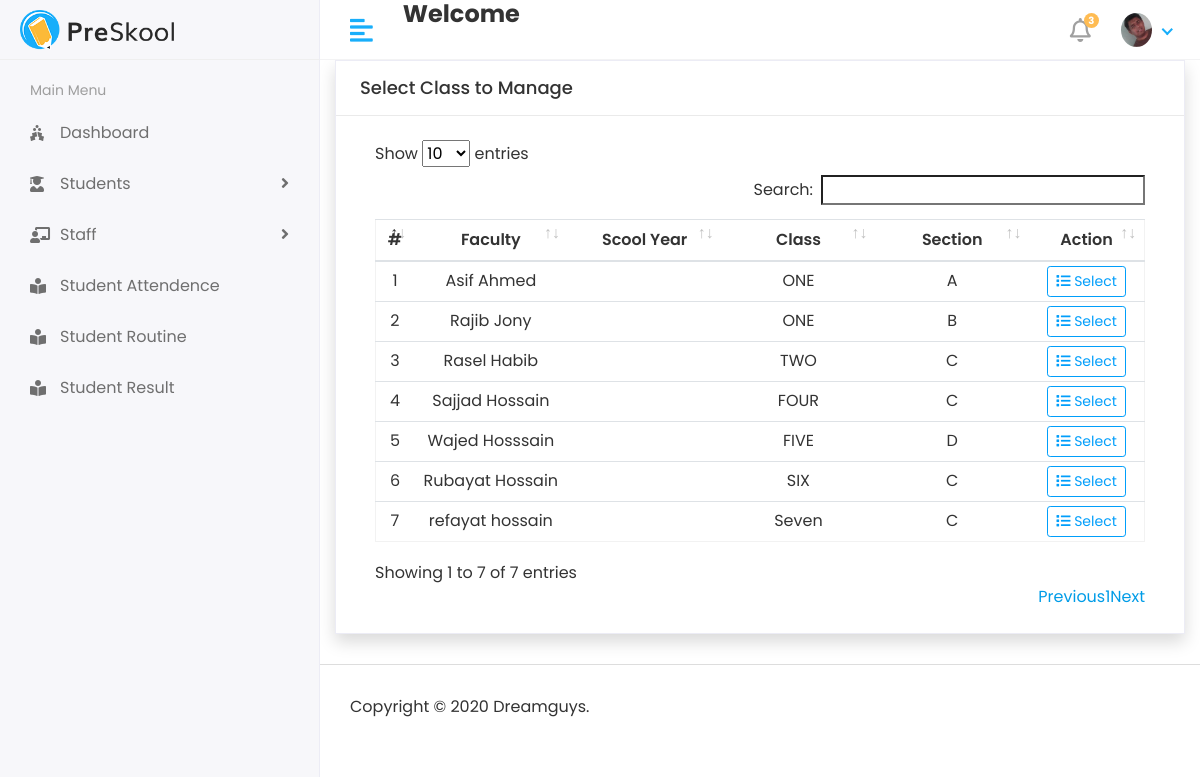
Screenshot of /attendance_class (signed in) with the database file from the repository.
### apps/Students/models/models.py (models this page shows, shortened)
class Class(models.Model):
    assigned_faculty = models.ForeignKey(Staff, on_delete=models.DO_NOTHING)
    assigned_section = models.ForeignKey(Section, on_delete=models.DO_NOTHING)
    name = models.CharField(max_length=250)
    def today(self):
        return  date.today()

class Section(models.Model):
    name = models.CharField(max_length=200)
    active= models.BooleanField(default=True)
    created_at = models.DateTimeField(auto_now_add=True)
    updated_at = models.DateTimeField(auto_now=True)

### apps/Staffs/models.py (models this page shows, shortened)
class Staff(models.Model):
    admin = models.OneToOneField(CustomUser,on_delete=models.CASCADE)
    address = models.TextField()
    gender = models.CharField(max_length=100)
    active= models.BooleanField(default=True)
    created_at = models.DateTimeField(auto_now_add=True)
    updated_at = models.DateTimeField(auto_now=True)

### apps/users/models/models.py (models this page shows)
class CustomUser(AbstractUser):
    USER = (
        (1,'Admin'),
        (2,'STAFF'),
        (3,'STUDENT'),
    )
    user_type = models.CharField(choices=USER,max_length=50,default=1)
    profile_pic = models.ImageField(upload_to='media/profile_pic')

### apps/Students/views.py (the view)
# urls.py: path('attendance_class',attendance_class,name='attendance-class'),
@login_required
def attendance_class(request):
    if request.user.user_type == '1':
        classes = Class.objects.all()
    else:
        classes = Class.objects.filter(assigned_faculty = request.user.id).all()
    context['page_title'] = "Attendance Management"
    context['classes'] = classes
    return render(request, 'Attendance/attendance_class.html',context)

### apps/Students/templates/Attendance/attendance_class.html (shortened to what this page needs)
{% extends 'base/base.html' %} {% block content %}
<div class="col-lg-12 col-md-12 col-sm-12 col-xs-12">
    <div class="card card-default rounded-0 shadow ">
        <div class="card-header">
            <div class="d-flex w-100 align-items-center justify-content-between">
                <h4 class="card-title fw-bold">Select Class to Manage</h4>
            </div>
        </div>
        <div class="card-body">
            <div class="container-fluid">
                <table id="table_id" class="table table-hover table-center mb-0 ">
                    <colgroup>
                        <col width="5%">
                        <col width="20%">
                        <col width="20%">
                        <col width="20%">
                        <col width="20%">
                        <col width="15%">
                    </colgroup>
                    <thead>
                        <tr class="bg-gradient bg-opacity-50 ">
                            <th class="px-2 py-2 text-center">#</th>
                            <th class="px-2 py-2 text-center">Faculty</th>
                            <th class="px-2 py-2 text-center">Scool Year</th>
                            <th class="px-2 py-2 text-center">Class</th>
                            <th class="px-2 py-2 text-center">Section</th>
                            <th class="px-2 py-2 text-center">Action</th>
                        </tr>
                    </thead>
                    <tbody>
                        {% for class in classes %}
                        <tr>
                            <td class="px-2 py-1 align-middle text-center">{{ class.id }}</td>
                            <td class="px-2 py-1 align-middle text-center">{{ class.assigned_faculty.admin.first_name }} {{ class.assigned_faculty.admin.last_name }}</td>
                            <td class="px-2 py-1 align-middle text-center">{{ class.school_year }}</td>
                            <td class="px-2 py-1 align-middle text-center">{{ class.name }}</td>
                            <td class="px-2 py-1 align-middle text-center">{{ class.assigned_section.name }}</td>
                            <td class="px-2 py-1 align-middle text-center">
                                <a class="btn btn-outline-info btn-sm" href="{% url 'attendance-page-date' class.pk class.assigned_section.id class.assigned_faculty.id class.today %}" title="View">
                                    <i class="fa fa-list"></i> Select
                                </a>
                            </td>
                        </tr>
                        {% endfor %}
                    </tbody>
                </table>
            </div>
        </div>
    </div>
</div>
{% endblock content %}

### apps/SchoolManagementSystemModules/static/css/style.css (style rules this page uses)
html { height: 100%; }
body { background-color: #fff; color: #333; font-family: 'Poppins', sans-serif; font-size: 1rem; height: 100%; line-height: 1.5; overflow-x: hidden; }
h1, h2, h3, h4, h5, h6 { font-family: 'Poppins', sans-serif; margin-top: 0; }
a { color: #009ce7; }
input, button, a { transition: all 0.4s ease; -moz-transition: all 0.4s ease; -o-transition: all 0.4s ease; -ms-transition: all 0.4s ease; -webkit-transition: all 0.4s ease; }
.table { color: #333; max-width: 100%; margin-bottom: 0; width: 100%; }
.table.dataTable { border-collapse: collapse !important; border: 1px solid rgba(0, 0, 0, 0.05); }
.table thead tr th { font-weight: 600; }
.table tbody tr { border-bottom: 1px solid rgba(0, 0, 0, 0.05); }
.table.table-center td, .table.table-center th { vertical-align: middle; }
.btn-outline-info { color: #009efb; border-color: #009efb; }
.card { border: 1px solid #ececf5; box-shadow: 0 1px 3px 0 rgba(0, 0, 0, 0.03); margin-bottom: 1.875rem; }
.card-body { padding: 1.5rem; }
.card-header { border-bottom: 1px solid #e6e6e6; padding: 1rem 1.5rem; }
.card .card-header { background-color: #fff; border-bottom: 1px solid #eaeaea; }
.card .card-header .card-title { margin-bottom: 0; font-size: 18px; }

### rows the page displays
Class: id "1", assigned_faculty.admin.first_name "Asif", assigned_faculty.admin.last_name "Ahmed", name "ONE", assigned_section.name "A"
Class: id "2", assigned_faculty.admin.first_name "Rajib", assigned_faculty.admin.last_name "Jony", name "ONE", assigned_section.name "B"
Class: id "3", assigned_faculty.admin.first_name "Rasel", assigned_faculty.admin.last_name "Habib", name "TWO", assigned_section.name "C"
Class: id "4", assigned_faculty.admin.first_name "Sajjad", assigned_faculty.admin.last_name "Hossain", name "FOUR", assigned_section.name "C"
Class: id "5", assigned_faculty.admin.first_name "Wajed", assigned_faculty.admin.last_name "Hosssain", name "FIVE", assigned_section.name "D"
Class: id "6", assigned_faculty.admin.first_name "Rubayat", assigned_faculty.admin.last_name "Hossain", name "SIX", assigned_section.name "C"
Class: id "7", assigned_faculty.admin.first_name "refayat", assigned_faculty.admin.last_name "hossain", name "Seven", assigned_section.name "C"
